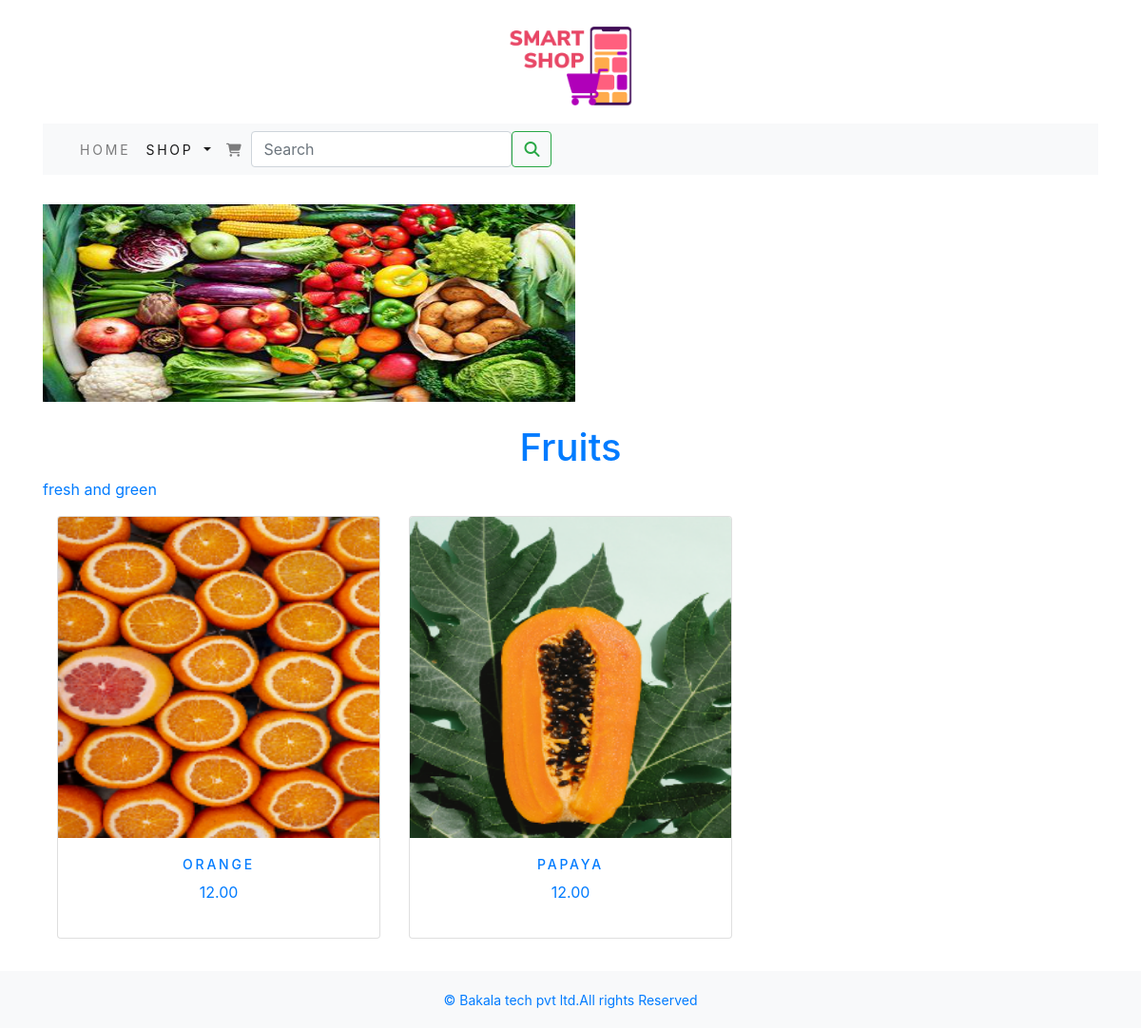
The app's page /shopon/Fruits/ with its own data.
### shopon/models.py (models this page shows, shortened)
class Category(models.Model):
    name=models.CharField(max_length=250,unique=True)
    slug=models.SlugField(max_length=250,unique=True)
    description=models.TextField(blank=True)
    image=models.ImageField(upload_to='category',blank=True)
    class Meta:
        ordering=('name',)
        verbose_name='category'
        verbose_name_plural='categories'
    def get_url(self):
        return reverse('shopon:product_by_category',args=[self.slug])

class Product(models.Model):
    name=models.CharField(max_length=250,unique=True)
    slug=models.SlugField(max_length=250,unique=True)
    description=models.TextField(blank=True)
    price=models.DecimalField(max_digits=10,decimal_places=2)
    category=models.ForeignKey(Category,on_delete=models.CASCADE)
    image=models.ImageField(upload_to='product',blank=True)
    stock=models.IntegerField()
    available=models.BooleanField(default=True)
    created=models.DateTimeField(auto_now_add=True)
    updated=models.DateTimeField(auto_now=True)
    def get_url(self):
        return reverse('shopon:prodCatdetail',args=[self.category.slug,self.slug])
    class Meta:
        ordering = ('name',)
        verbose_name = 'product'
        verbose_name_plural = 'products'

### shopon/views.py (the view)
# urls.py: path('',views.allProdCat,name='allProdCat'),
def allProdCat(request,c_slug=None):
    c_page = None
    products_list = None
    if c_slug!=None:
        c_page = get_object_or_404(Category, slug=c_slug)
        products_list = Product.objects.all().filter(category=c_page, available=True)
    else:
        products_list = Product.objects.all().filter(available=True)
    paginator = Paginator(products_list, 6)
    try:
        page = int(request.GET.get('page', '1'))
    except:
        page = 1
    try:
        products = paginator.page(page)
    except (EmptyPage, InvalidPage):
        products = paginator.page(paginator.num_pages)
    return render(request, "category.html", {'category': c_page, 'products': products})

### cart/context_processors.py (called while the page is built)
def counter(request):
    item_count=0
    if 'admin' in request.path:
        return {}
    else:
        try:
            cart=Cart.objects.filter(cart_id=_cart_id(request))
            car_items=CartItem.objects.all().filter(cart=cart[:1])
            for cart_item in car_items:
                item_count += cart_item.quantity
        except Cart.DoesNotExist:
            item_count =0
    return dict(item_count=item_count)

### cart/views.py (called while the page is built)
def _cart_id(request):
    cart=request.session.session_key
    if not cart:
        cart=request.session.create()
    return cart

### shopon/context_processors.py (called while the page is built)
def menu_links(request):
    links=Category.objects.all()
    return dict(links=links)

### templates/category.html (shortened to what this page needs)
{% extends 'base.html' %}
{% load static %}
{% block content %}
{% if category %}
     <div>
         <div class="row my_row_class">
             <div class="mx-auto">
             <p><a href="{% url 'shopon:allProdCat' %}Our Items Collections"</a></p>
             </div>
         </div>
     </div>
     {% endif %}
<div class="mx_auto">
    {% if category  %}
          <img class="my_image" src="{{category.image.url}}" alt="{{category.name}}">
</div>
      <br>
<div>
          <h1 class="text-center my_title">{{category.name}}</h1>
          <p class="text-justify">{{category.description}}</p>
</div>
     {% endif %}
<div class="container">
    <div class="row mx_auto">
        {% for product in products.object_list %}
        <div class="my_bottom_margin col-9 col-sm-12 col-md-4  xol-lg-4 ">
            <div class="card text-center" style="min-width:18rem;">
                <a href="{{product.get_url}}"><img class="card-img-top my_image" src="{{product.image.url}}" alt="{{product.name}}"</a>
            <div class="card-body ">
                <h4>{{product.name}}</h4>
                <p>{{product.price}}</p>
            </div>
            </div>
        </div>
        {% endfor %}
    </div>
    <br>
</div>
{% endblock %}

### static/css/custom.css (style rules this page uses)
body { font-family: 'Roboto' , sans-serif; }
.my_row_class { padding-top :15px; }
.my_image { width:100% height:auto }
.my_title { font-size:16px text_transform:uppercase letter-spacing:.2em }
.my_bottom_margin { margin-bottom:10px; }
.card-body h4 { font-size:14px; text-transform:uppercase; letter-spacing:.2em }

### records on screen
Category: image (picture), name "Fruits", description "fresh and green"
Product: image (picture), name "ORANGE", price "12.00"
Product: image (picture), name "PAPAYA", price "12.00"
